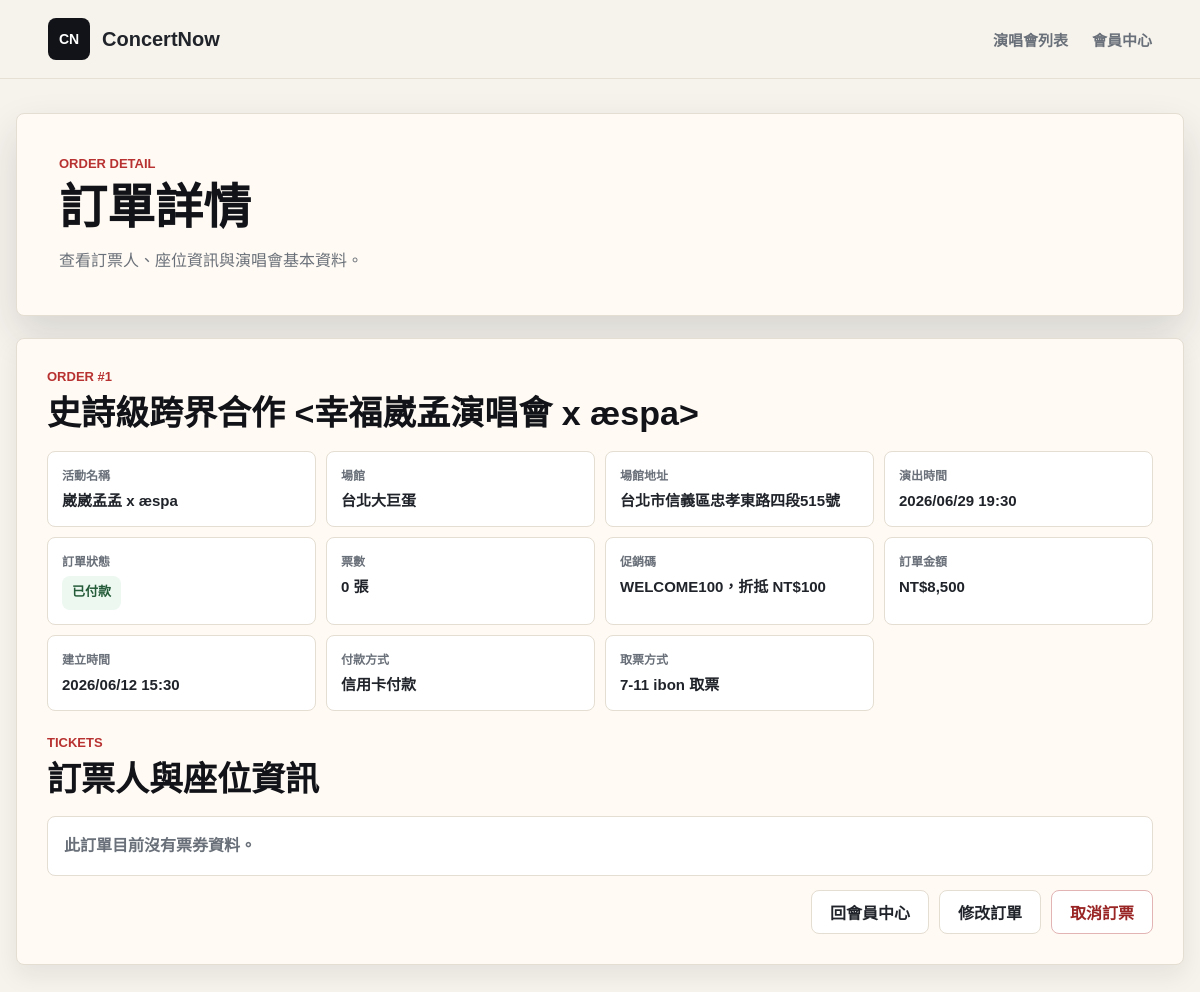
The app's page /customer/order_detail.php?order_id=1 (signed in) with its own data.
### tables this page shows
CREATE TABLE Orders (
    order_id INT AUTO_INCREMENT PRIMARY KEY,
    user_id INT,
    show_id INT,
    promo_id INT NULL,                      
    total_price INT NOT NULL,               
    status ENUM('pending_payment', 'paid', 'cancelled') DEFAULT 'pending_payment',
    payment_method VARCHAR(30) NULL,         
    delivery_method VARCHAR(30) NULL,        
    created_at TIMESTAMP DEFAULT CURRENT_TIMESTAMP,
    FOREIGN KEY (user_id) REFERENCES User(user_id),
    FOREIGN KEY (show_id) REFERENCES ShowDate(show_id),
    FOREIGN KEY (promo_id) REFERENCES PromoCode(promo_id) ON DELETE SET NULL
);

CREATE TABLE Concert (
    concert_id INT AUTO_INCREMENT PRIMARY KEY,
    organizer_id INT NULL,                           
    artist VARCHAR(100) NOT NULL,                     
    title VARCHAR(255) NOT NULL,                      
    venue VARCHAR(100) NOT NULL,                      
    concert_address VARCHAR(255) NOT NULL,                    
    image VARCHAR(255),                               
    sale_start DATETIME NOT NULL,                     
    sale_end DATETIME NOT NULL,                       
    description TEXT,                                 
    notice TEXT,                                      
    created_at TIMESTAMP DEFAULT CURRENT_TIMESTAMP,
    FOREIGN KEY (organizer_id) REFERENCES Organizer(organizer_id) ON DELETE SET NULL
);

CREATE TABLE ShowDate (
    show_id INT AUTO_INCREMENT PRIMARY KEY,
    concert_id INT NOT NULL,                          
    show_datetime DATETIME NOT NULL,                  
    status VARCHAR(50) DEFAULT 'available',           
    FOREIGN KEY (concert_id) REFERENCES Concert(concert_id) ON DELETE CASCADE
);

CREATE TABLE PromoCode (
    promo_id INT AUTO_INCREMENT PRIMARY KEY,
    code_name VARCHAR(50) NOT NULL UNIQUE,  
    discount_amount INT NOT NULL,           
    usage_limit INT NULL,                   
    starts_at DATETIME NULL,                
    expires_at DATETIME NULL,               
    is_active BOOLEAN DEFAULT TRUE,         
    created_at TIMESTAMP DEFAULT CURRENT_TIMESTAMP,
    updated_at TIMESTAMP DEFAULT CURRENT_TIMESTAMP ON UPDATE CURRENT_TIMESTAMP
);

### customer/order_detail.php (the view, shortened to what this page needs)
<?php
require_once __DIR__ . '/../includes/db_config.php';
function h($value)
{
    return htmlspecialchars((string) $value, ENT_QUOTES, 'UTF-8');
}
function orderDetailDateTimeText($value)
{
    $timestamp = strtotime((string) $value);
    return $timestamp ? date('Y/m/d H:i', $timestamp) : (string) $value;
}
function orderDetailStatusText($status)
{
    $labels = [
        'pending_payment' => '待付款',
        'paid' => '已付款',
        'cancelled' => '已取消',
    ];
    return $labels[$status] ?? (string) $status;
}
function orderDetailStatusClass($status)
{
    $classes = [
        'pending_payment' => 'is-pending',
        'paid' => 'is-paid',
        'cancelled' => 'is-cancelled',
    ];
    return $classes[$status] ?? 'is-unknown';
}
function orderDetailPaymentMethodText($method)
{
    $labels = [
        'credit_card' => '信用卡付款',
        'atm_transfer' => 'ATM 虛擬帳號付款',
    ];
    return $labels[$method] ?? '-';
}
function orderDetailDeliveryMethodText($method)
{
    $labels = [
        'ibon' => '7-11 ibon 取票',
        'venue_pickup' => '演出現場票口取票',
    ];
    return $labels[$method] ?? '-';
}
function fetchOrderDetail($pdo, $orderId, $customerId)
{
    $stmt = $pdo->prepare(
        'SELECT
            o.order_id,
            o.total_price,
            o.status,
            o.payment_method,
            o.delivery_method,
            o.created_at,
            sd.show_id,
            sd.show_datetime,
            c.concert_id,
            c.artist,
            c.title,
            c.venue,
            c.concert_address,
            p.code_name,
            p.discount_amount
         FROM Orders o
         LEFT JOIN ShowDate sd ON o.show_id = sd.show_id
         LEFT JOIN Concert c ON sd.concert_id = c.concert_id
         LEFT JOIN PromoCode p ON o.promo_id = p.promo_id
         WHERE o.order_id = ?
           AND o.user_id = ?
         LIMIT 1'
    );
    $stmt->execute([$orderId, $customerId]);
    return $stmt->fetch();
}
function fetchOrderTickets($pdo, $orderId)
{
    $stmt = $pdo->prepare(
        'SELECT
            t.ticket_id,
            t.real_name,
            t.id_number,
            s.seat_number,
            s.price,
            s.status AS seat_status
         FROM Ticket t
         INNER JOIN Seat s ON t.seat_id = s.seat_id
         WHERE t.order_id = ?
         ORDER BY t.ticket_id'
    );
    $stmt->execute([$orderId]);
    return $stmt->fetchAll();
}
$stylePath = __DIR__ . '/../assets/css/style.css';
$styleVersion = file_exists($stylePath) ? filemtime($stylePath) : time();
$customerId = (int) $_SESSION['customer_id'];
$orderId = filter_input(INPUT_GET, 'order_id', FILTER_VALIDATE_INT, [
    'options' => ['min_range' => 1],
]);
$order = null;
$tickets = [];
$errors = [];
if ($pdo === null) {
    $errors[] = '資料庫連線失敗，請檢查 MySQL 與 includes/db_config.php 設定。';
} elseif (!$orderId) {
    $errors[] = '缺少訂單編號，請回會員中心查看訂單。';
} else {
    try {
        $order = fetchOrderDetail($pdo, $orderId, $customerId);
        if (!$order) {
            $errors[] = '找不到這筆訂單，或這筆訂單不屬於目前登入會員。';
        } else {
            $tickets = fetchOrderTickets($pdo, $orderId);
        }
    } catch (Throwable $exception) {
        error_log('Order detail action failed: ' . $exception->getMessage());
        $errors[] = '處理訂單時發生錯誤，請稍後再試。';
    }
}
?>
<!doctype html>
<html lang="zh-Hant">
<head>
    <link rel="stylesheet" href="../assets/css/style.css?v=<?= h($styleVersion) ?>">
</head>
<body>
    <header class="site-header">
        <a class="brand" href="../index.php" aria-label="ConcertNow 首頁">
            <span class="brand-mark">CN</span>
            <span>ConcertNow</span>
        </a>
        <nav class="main-nav" aria-label="主選單">
            <a href="../index.php#concerts">演唱會列表</a>
            <a href="member.php">會員中心</a>
        </nav>
    </header>
    <main class="member-main">
        <section class="member-hero" aria-labelledby="order-detail-title">
            <div>
                <p class="member-kicker">Order Detail</p>
                <h1 id="order-detail-title">訂單詳情</h1>
                <span>查看訂票人、座位資訊與演唱會基本資料。</span>
            </div>
        </section>
        <section class="member-panel">
            <?php if ($errors): ?>
                <div class="auth-alert">
                    <?php foreach ($errors as $error): ?>
                        <p><?= h($error) ?></p>
                    <?php endforeach; ?>
                </div>
                <a class="secondary-action" href="member.php">回會員中心</a>
            <?php elseif ($order): ?>
                <div class="member-section-title">
                    <p>Order #<?= h($order['order_id']) ?></p>
                    <h2><?= h($order['title'] ?? '演唱會資料已移除') ?></h2>
                </div>
                <dl class="member-order-info">
                    <div>
                        <dt>活動名稱</dt>
                        <dd><?= h($order['artist'] ?? '-') ?></dd>
                    </div>
                    <div>
                        <dt>場館</dt>
                        <dd><?= h($order['venue'] ?? '-') ?></dd>
                    </div>
                    <div>
                        <dt>場館地址</dt>
                        <dd><?= h($order['concert_address'] ?? '-') ?></dd>
                    </div>
                    <div>
                        <dt>演出時間</dt>
                        <dd><?= h(orderDetailDateTimeText($order['show_datetime'] ?? null)) ?></dd>
                    </div>
                    <div>
                        <dt>訂單狀態</dt>
                        <dd><span class="member-status <?= h(orderDetailStatusClass($order['status'])) ?>"><?= h(orderDetailStatusText($order['status'])) ?></span></dd>
                    </div>
                    <div>
                        <dt>票數</dt>
                        <dd><?= h(count($tickets)) ?> 張</dd>
                    </div>
                    <div>
                        <dt>促銷碼</dt>
                        <dd>
                            <?php if ($order['code_name']): ?>
                                <?= h($order['code_name']) ?>，折抵 NT$<?= h(number_format((int) $order['discount_amount'])) ?>
                            <?php else: ?>
                                -
                            <?php endif; ?>
                        </dd>
                    </div>
                    <div>
                        <dt>訂單金額</dt>
                        <dd>NT$<?= h(number_format((int) $order['total_price'])) ?></dd>
                    </div>
                    <div>
                        <dt>建立時間</dt>
                        <dd><?= h(orderDetailDateTimeText($order['created_at'])) ?></dd>
                    </div>
                    <div>
                        <dt>付款方式</dt>
                        <dd><?= h(orderDetailPaymentMethodText($order['payment_method'])) ?></dd>
                    </div>
                    <div>
                        <dt>取票方式</dt>
                        <dd><?= h(orderDetailDeliveryMethodText($order['delivery_method'])) ?></dd>
                    </div>
                </dl>
                <div class="checkout-block">
                    <div class="member-section-title">
                        <p>Tickets</p>
                        <h2>訂票人與座位資訊</h2>
                    </div>
                    <?php if (!$tickets): ?>
                        <p class="member-empty">此訂單目前沒有票券資料。</p>
                    <?php endif; ?>
                </div>
                <div class="member-order-actions">
                    <a class="secondary-action" href="member.php">回會員中心</a>
                    <?php if ($order['status'] !== 'cancelled'): ?>
                        <button class="secondary-action" type="button" data-order-edit-toggle>修改訂單</button>
                        <form method="post" action="order_detail.php?order_id=<?= h($order['order_id']) ?>" class="inline-action-form" onsubmit="return confirm('確定要取消此訂單嗎？');">
                            <button class="secondary-action danger-action" type="submit">取消訂票</button>
                        </form>
                    <?php endif; ?>
                </div>
            <?php endif; ?>
        </section>
    </main>
</body>
</html>

### assets/css/style.css (style rules this page uses)
:root { --bg: #f6f2ec; --surface: #fffaf3; --text: #20242a; --muted: #6a7079; --line: #e4ddd2; --accent: #b83232; --accent-dark: #8f2323; --ink: #111318; --shadow: 0 18px 40px rgba(31, 35, 40, 0.14); }
* { box-sizing: border-box; }
html { scroll-behavior: smooth; }
body { margin: 0; min-height: 100vh; background: var(--bg); color: var(--text); font-family: "PingFang TC", "Noto Sans TC", "Microsoft JhengHei", Arial, sans-serif; }
button, input[type="button"], input[type="submit"], input[type="reset"], .login-button, .primary-action, .ticket-link, .secondary-action, .disabled-action, .seat-zone-action, .show-select-action, .placeholder-link, .auth-submit, .danger-action { font-size: max(16px, 1em) !important; }
a { color: inherit; text-decoration: none; }
.site-header { position: sticky; top: 0; z-index: 20; display: flex; align-items: center; justify-content: space-between; gap: 24px; width: 100%; padding: 18px clamp(18px, 4vw, 56px); background: rgba(246, 242, 236, 0.92); border-bottom: 1px solid rgba(228, 221, 210, 0.9); backdrop-filter: blur(16px); }
.brand { display: inline-flex; align-items: center; gap: 12px; font-size: 20px; font-weight: 800; letter-spacing: 0; }
.brand-mark { display: inline-grid; place-items: center; width: 42px; height: 42px; color: #fff; background: var(--ink); border-radius: 8px; font-size: 14px; }
.main-nav { display: flex; align-items: center; gap: clamp(12px, 2vw, 28px); color: var(--muted); font-size: 15px; font-weight: 700; }
.login-button, .primary-action, .ticket-link, .secondary-action, .disabled-action, .seat-zone-action, .show-select-action, .placeholder-link, .auth-submit { display: inline-flex; align-items: center; justify-content: center; min-height: 44px; padding: 0 18px; border: 0; border-radius: 8px; background: var(--accent); color: #fff; font-weight: 800; cursor: pointer; }
.secondary-action { border: 1px solid var(--line); background: #fff; color: var(--text); }
.member-main { width: min(1180px, calc(100% - 32px)); margin: 34px auto 72px; }
.member-hero, .member-panel { border: 1px solid var(--line); border-radius: 8px; background: var(--surface); box-shadow: 0 10px 24px rgba(31, 35, 40, 0.08); }
.member-hero { padding: clamp(26px, 4vw, 42px); box-shadow: var(--shadow); }
.member-kicker, .member-section-title p { margin: 0 0 10px; color: var(--accent); font-size: 13px; font-weight: 900; letter-spacing: 0; text-transform: uppercase; }
.member-hero h1, .member-section-title h2 { margin: 0; color: var(--ink); line-height: 1.14; letter-spacing: 0; }
.member-hero h1 { font-size: clamp(32px, 4.5vw, 48px); }
.member-hero span { display: block; margin-top: 12px; color: var(--muted); font-size: 16px; line-height: 1.6; }
.member-panel { margin-top: 22px; padding: clamp(22px, 3vw, 30px); }
.member-section-title { margin-bottom: 18px; }
.member-section-title h2 { font-size: clamp(24px, 3vw, 34px); }
.member-info-grid div, .member-order-info div { padding: 14px; border: 1px solid var(--line); border-radius: 8px; background: #fff; }
.member-info-grid dt, .member-order-info dt { color: var(--muted); font-size: 12px; font-weight: 900; }
.member-info-grid dd, .member-order-info dd { margin: 7px 0 0; color: var(--text); font-size: 15px; font-weight: 900; line-height: 1.45; overflow-wrap: anywhere; }
.member-alert, .member-empty { margin: 0; padding: 16px; border: 1px solid var(--line); border-radius: 8px; background: #fff; color: var(--muted); font-weight: 850; line-height: 1.6; }
.member-status { flex-shrink: 0; display: inline-flex; align-items: center; justify-content: center; min-height: 34px; padding: 0 10px; border-radius: 8px; background: #efe0c7; color: #80520e; font-size: 13px; font-weight: 900; }
.member-status.is-paid { background: #edf8f1; color: #245b38; }
.member-order-info { display: grid; grid-template-columns: repeat(4, minmax(0, 1fr)); gap: 10px; margin: 0; }
.member-order-actions { display: flex; flex-wrap: wrap; gap: 10px; justify-content: flex-end; margin-top: 14px; }
.member-order-actions .secondary-action { width: auto; }
.inline-action-form { margin: 0; }
.danger-action { border-color: #e2b4b4; color: #9a2525; font-size: 17px; }
.checkout-block { margin-top: 24px; }

### records on screen
orders: order_id "1", concert.title "史詩級跨界合作 <幸福崴孟演唱會 x æspa>", concert.artist "崴崴孟孟 x æspa", concert.venue "台北大巨蛋", concert.concert_address "台北市信義區忠孝東路四段515號", show.show_datetime "2026/06/29 19:30", status "已付款", promo.code_name "WELCOME100", promo.discount_amount "100", total_price "8,500", created_at "2026/06/12 15:30", payment_method "信用卡付款", delivery_method "7-11 ibon 取票"

### other values on screen
count($tickets) "0"
